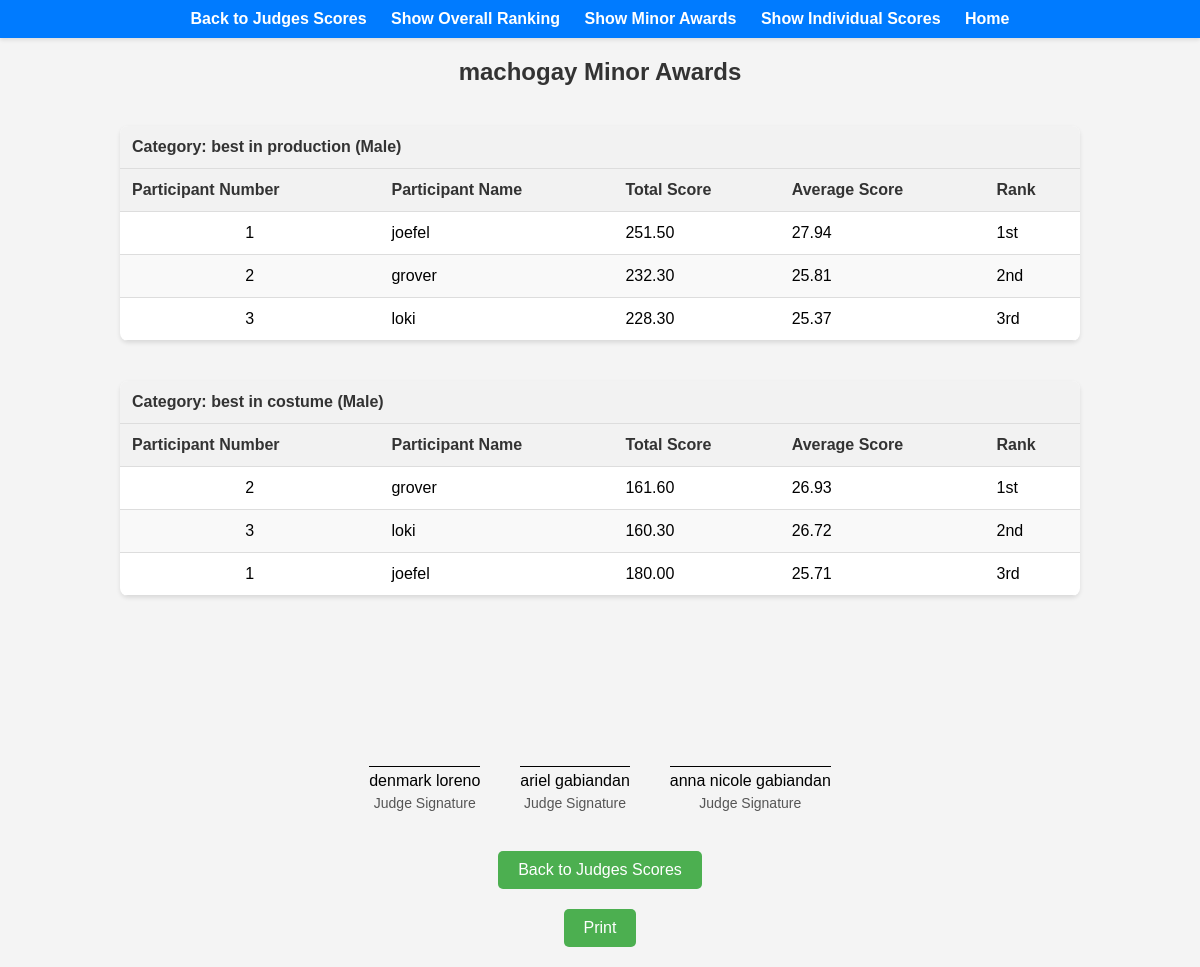
Screenshot of /minor_awards.php?event_id=21 with the database file from the repository.
### tables this page shows
CREATE TABLE `events` (
  `event_id` int(11) NOT NULL,
  `name` varchar(100) NOT NULL,
  `criteria` varchar(255) DEFAULT NULL
);

CREATE TABLE `criteria` (
  `criteria_id` int(11) NOT NULL,
  `event_id` int(11) NOT NULL,
  `name` varchar(100) NOT NULL,
  `max_points` decimal(5,2) NOT NULL
);

CREATE TABLE `judges` (
  `judge_id` int(11) NOT NULL,
  `event_id` int(11) NOT NULL,
  `name` varchar(100) NOT NULL,
  `password` varchar(255) NOT NULL
);

### minor_awards.php (the view, shortened to what this page needs)
<?php
include 'db_connection.php';
$event_id = $_GET['event_id'];
$event_query = "SELECT * FROM events WHERE event_id = $event_id";
$event_result = mysqli_query($connect, $event_query);
$event = mysqli_fetch_assoc($event_result);
$event_name = $event['name'];
$criteria_query = "SELECT * FROM criteria WHERE event_id = $event_id";
$criteria_result = mysqli_query($connect, $criteria_query);
function getRankLabel($rank) {
    $suffix = 'th';
    if (!in_array(($rank % 100), [11, 12, 13])) {
        switch ($rank % 10) {
            case 1: $suffix = 'st'; break;
            case 2: $suffix = 'nd'; break;
            case 3: $suffix = 'rd'; break;
        }
    }
    return $rank . $suffix;
}
?>
<!DOCTYPE html>
<html lang="en">
<head>
</head>
<body>
<nav class="navbar">
    <ul>
        <li><a href="display_judges_scores.php?event_id=<?php echo $event_id; ?>">Back to Judges Scores</a></li>
        <li><a href="event_details.php?event_id=<?php echo $event_id; ?>">Show Overall Ranking</a></li>
        <li><a href="minor_awards.php?event_id=<?php echo $event_id; ?>">Show Minor Awards</a></li>
        <li><a href="judges_individual_scores.php?event_id=<?php echo $event_id; ?>">Show Individual Scores</a></li>
        <li><a href="admin_dashboard.php?event_id=<?php echo $event_id; ?>">Home</a></li>
    </ul>
</nav>
    <h2><?php echo htmlspecialchars($event_name); ?> Minor Awards</h2>
    <?php
    while ($criteria = mysqli_fetch_assoc($criteria_result)) {
        $criteria_id = $criteria['criteria_id'];
        $criteria_name = $criteria['name'];
        $male_participants_query = "SELECT participants.number, participants.name, SUM(scores.score) as total_score, AVG(scores.score) as average_score
        FROM participants
        JOIN scores ON participants.participant_id = scores.participant_id
        WHERE participants.event_id = $event_id AND participants.gender = 'male' AND scores.criteria_id = $criteria_id
        GROUP BY participants.participant_id
        ORDER BY average_score DESC";
        $male_participants_result = mysqli_query($connect, $male_participants_query);
        if (mysqli_num_rows($male_participants_result) > 0) {
            echo "<table>
                <tr>
                    <th colspan='5'>Category: " . htmlspecialchars($criteria_name) . " (Male)</th>
                </tr>
                <tr>
                    <th>Participant Number</th>
                    <th>Participant Name</th>
                    <th>Total Score</th>
                    <th>Average Score</th>
                    <th>Rank</th>
                </tr>";
            $rank = 1;
            while ($row = mysqli_fetch_assoc($male_participants_result)) {
                $rank_label = getRankLabel($rank);
                echo "<tr>
                    <td class='number'>" . htmlspecialchars($row['number']) . "</td>
                    <td>" . htmlspecialchars($row['name']) . "</td>
                    <td>" . number_format($row['total_score'], 2) . "</td>
                    <td>" . number_format($row['average_score'], 2) . "</td>
                    <td>" . $rank_label . "</td>
                </tr>";
                $rank++;
            }
            echo "</table>";
        }
            }
    $judges_query = "SELECT * FROM judges WHERE event_id = $event_id";
    $judges_result = mysqli_query($connect, $judges_query);
    ?>
    <?php if (mysqli_num_rows($judges_result) > 0): ?>
        <div class="judge">
            <?php while ($judge = mysqli_fetch_assoc($judges_result)): ?>
                <div class="signature">
                    <?php echo htmlspecialchars($judge['name']); ?>
                    <div class="signature-label">Judge Signature</div>
                </div>
            <?php endwhile; ?>
        </div>
    <?php endif; ?>
    <button onclick="window.location.href='display_judges_scores.php?event_id=<?php echo $event_id; ?>'">Back to Judges Scores</button>
    <button class="printbtn" onclick="printContent()">Print</button>
</body>
</html>

### minor_awards.php (style rules this page uses)
body { font-family: Arial, sans-serif; margin: 0; padding: 0; background-color: #f4f4f4; }
ul { list-style-type: none; padding: 10px; text-align: center; background-color: #007bff; margin: 0; box-shadow: 0 2px 4px rgba(0, 0, 0, 0.1); }
ul li { display: inline; margin: 0 10px; }
ul li a { text-decoration: none; color: #fff; font-weight: bold; transition: color 0.3s; }
h2 { text-align: center; margin: 20px 0; color: #333; }
table { width: 80%; margin: 20px auto; border-collapse: collapse; background-color: #fff; box-shadow: 0 2px 4px rgba(0, 0, 0, 0.1); border-radius: 8px; overflow: hidden; margin-top: 40px; }
th, td { padding: 12px; text-align: left; border-bottom: 1px solid #ddd; }
.number { text-align: center; }
th { background-color: #f2f2f2; color: #333; }
tr:nth-child(even) { background-color: #f9f9f9; }
button { display: block; margin: 20px auto; padding: 10px 20px; background-color: #4caf50; color: #fff; border: none; border-radius: 5px; cursor: pointer; font-size: 16px; transition: background-color 0.3s; }
.judge { margin-top: 150px; display: flex; flex-direction: row; justify-content: center; flex-wrap: wrap; }
.signature { display: inline-block; margin: 20px; padding-top: 5px; text-align: center; border-top: 1px solid #000; padding-top: 5px; }
.signature-label { margin-top: 5px; font-size: 14px; color: #555; }

### rows the page displays
events: name "machogay"
criteria: name "best in production", number "1", name "joefel", total_score "251.50", average_score "27.94", rank_label "1st", number "2", name "grover", total_score "232.30", average_score "25.81", rank_label "2nd", number "3", name "loki", total_score "228.30", average_score "25.37", rank_label "3rd"
criteria: name "best in costume", number "2", name "grover", total_score "161.60", average_score "26.93", rank_label "1st", number "3", name "loki", total_score "160.30", average_score "26.72", rank_label "2nd", number "1", name "joefel", total_score "180.00", average_score "25.71", rank_label "3rd"
judges: name "denmark loreno"
judges: name "ariel gabiandan"
judges: name "anna nicole gabiandan"
